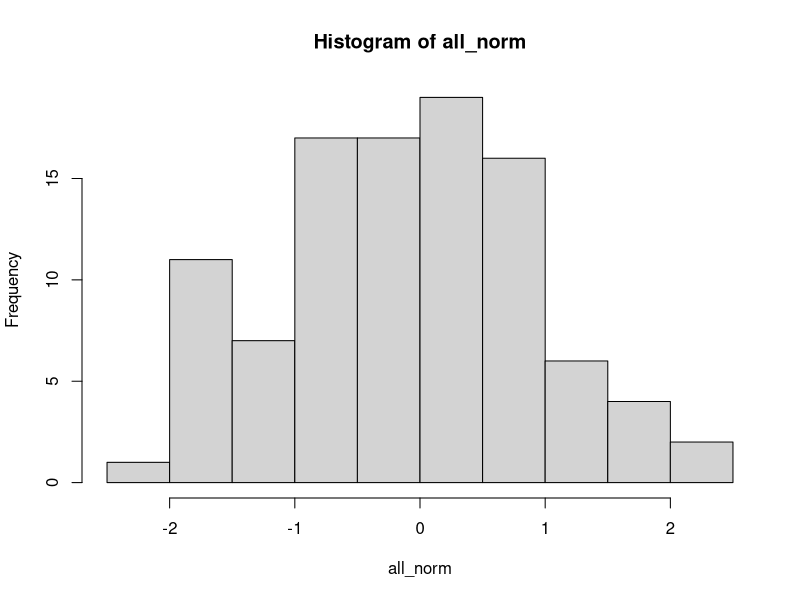
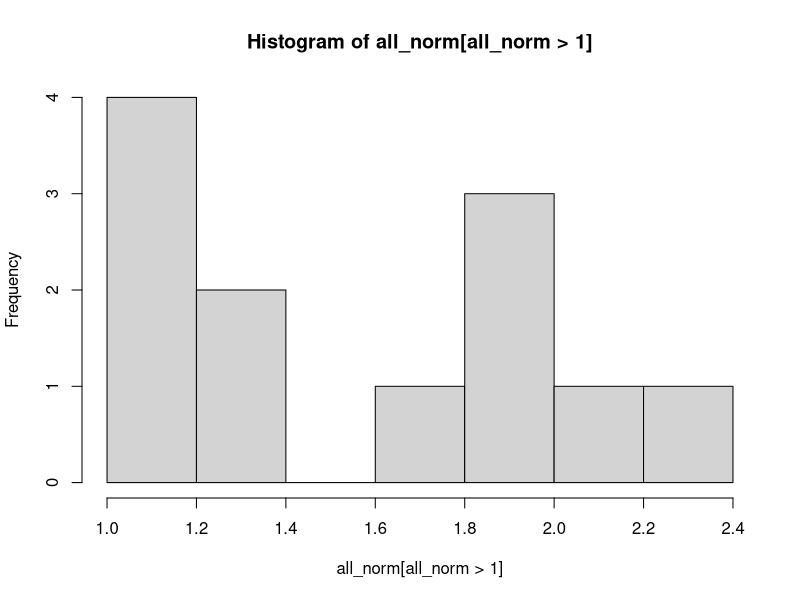
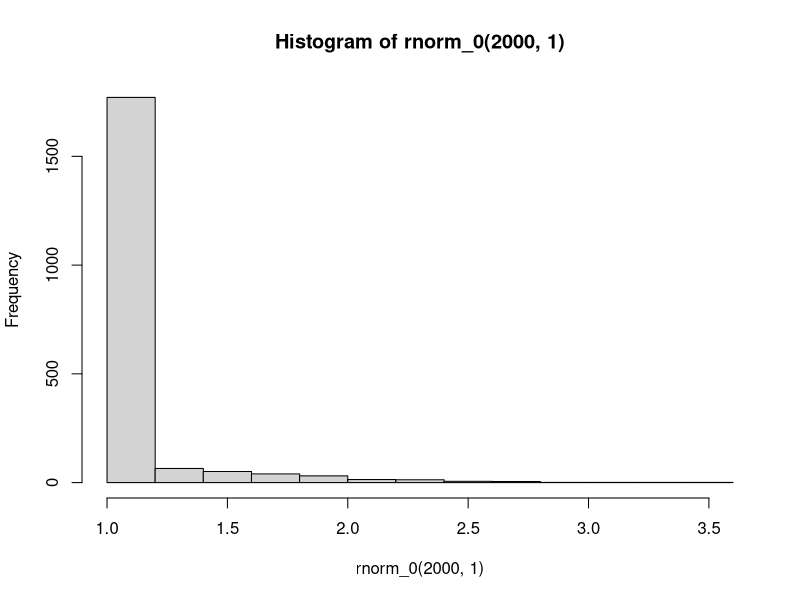
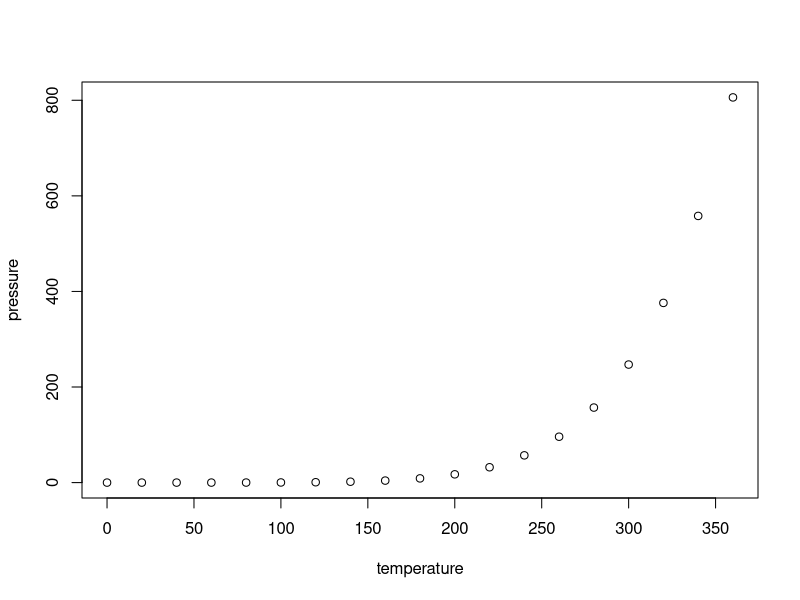

The R source for these figures, in order:
## ---- chunk 1
knitr::opts_chunk$set(echo = TRUE)
## ---- chunk 2
all_norm = rnorm(100)
hist(all_norm)
hist(all_norm[all_norm > 1])
## ---- chunk 3
rnorm_0 = function(n, min = 0){
  X = rnorm(n)
  X = unlist(lapply(X, max, min))
  return(X)
}

hist(rnorm_0(2000, 1))
## ---- chunk 4
plot(pressure)
